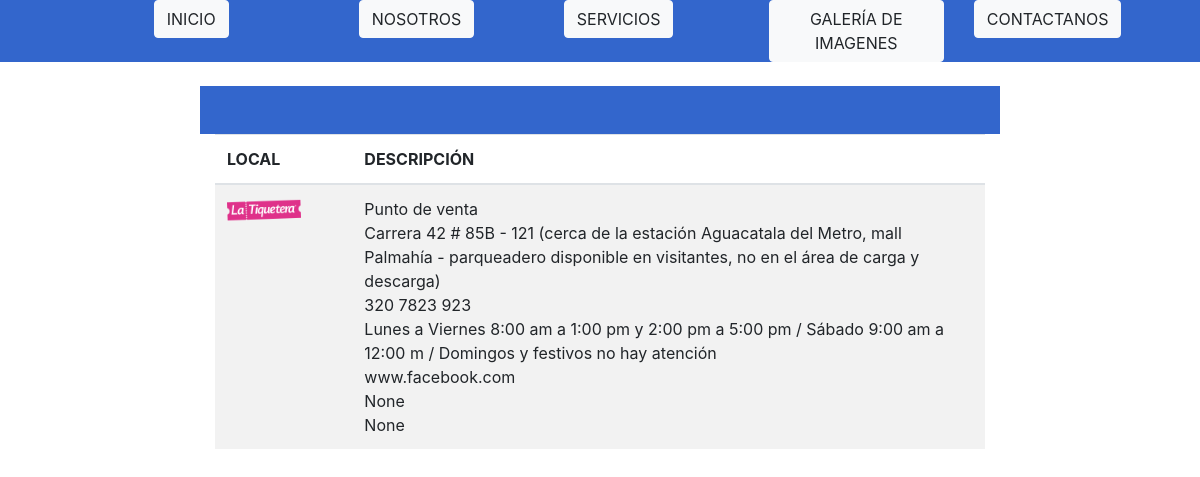
The page /puntoventa/1/ on the database its author committed.
### users/models.py (models this page shows, shortened)
class Puntosventa(models.Model):
    name = models.CharField(max_length=30, blank=True, verbose_name='Nombre de categoria')
    image = models.ImageField(verbose_name='Foto de local', upload_to='puntoventa', blank=True,
                              null=True)
    adress = models.CharField(verbose_name='Dirección', max_length=300, blank=True, null=True)
    phone_number = models.CharField(max_length=20, blank=True)
    horario = models.TextField(verbose_name='Horario', blank=True, null=True)
    facebook = models.CharField(verbose_name='Facebook', max_length=300, blank=True, null=True)
    instagram = models.CharField(verbose_name='Instagram', max_length=300, blank=True, null=True)
    twitter = models.CharField(verbose_name='Twitter', max_length=300, blank=True, null=True)
    tiktok = models.CharField(verbose_name='TIktok', max_length=300, blank=True, null=True)
    created = models.DateTimeField(auto_now_add=True)
    class Meta:
        verbose_name = 'Categoria'
        verbose_name_plural = 'Categorias'

### users/views.py (the view)
# urls.py: path('puntoventa/<int:id>/', users_views.puntoventa, name='puntoventa'),
def puntoventa(request, id):
    eventos = Eventos.objects.filter(id=id,created__lte=timezone.now()).order_by('created')
    evento = Eventos.objects.get(pk=id)
    puntoventas = evento.puntosventa.all()
    return render(request, 'user/puntoventa.html',{ 'eventos': eventos,'puntoventas':puntoventas, })

### templates/user/puntoventa.html (shortened to what this page needs)
{% load static %}
<!DOCTYPE html>
<html lang="en">
<head>
    <link rel="stylesheet" href="https://stackpath.bootstrapcdn.com/bootstrap/4.3.1/css/bootstrap.min.css">
</head>
<body>
    <div class="row justify-content-center" style="background-color: #3366CC;">
            <div class="col-md-1">
                </div>
            <div class="col-md-2">
                        <a href="/" class="btn btn-light" role="button">INICIO</a>
                </div>
          <div class="col-md-2">
                        <a href="/nosotrosaseguradora" class="btn btn-light" role="button">NOSOTROS</a>
                </div>
         <div class="col-md-2">
                        <a href="/servicioaseguradora" class="btn btn-light" role="button">SERVICIOS</a>
                </div>
         <div class="col-md-2">
                      <a href="/transmision" class="btn btn-light" role="button">GALERÍA DE IMAGENES</a>
                </div>
        <div class="col-md-2">
                        <a href="/CONTACTANOS" class="btn btn-light" role="button">CONTACTANOS</a>
                </div>
            </div>
<br/>
  <div class="col-sm-12">
     <div class="row ">
         <div class="col-sm-2">
             </div>
         <div class="col-sm-8">
         <table class="table table-striped">
  <thead>
    <tr>
      <th scope="col">LOCAL</th>
      <th scope="col">DESCRIPCIÓN </th>
    </tr>
  </thead>
  <tbody>
   {% for puntoventa in puntoventas %}
    <tr>
      <td><img src= "http://127.0.0.1:8000/media/{{puntoventa.image}}" width="65%" /></td>
      <td>{{puntoventa.name}}
          <br/>
          {{puntoventa.adress}}
          <br/>
          {{puntoventa.phone_number}}
          <br/>
          {{puntoventa.horario}}
          <br/>
           {{puntoventa.facebook}}
          <br/>
          {{puntoventa.instagram}}
          <br/>
          {{puntoventa.twitter}}
          <br/>
      </td>
    </tr>
{% endfor %}
    </div>
         </div>
      </div>
<div class="row justify-content-center" style="background-color: #3366CC;">
        <br/>
        <br/>
</div>
</body>
</html>

### rows shown on the page
Puntosventa: image (picture), name "Punto de venta", adress "Carrera 42 # 85B - 121 (cerca de la estación Aguacatala del Metro, mall Palmahía - parqueadero disponible en visitantes, no en el área de carga y descarga)", phone_number "320 7823 923", horario "Lunes a Viernes 8:00 am a 1:00 pm y 2:00 pm a 5:00 pm / Sábado 9:00 am a 12:00 m / Domingos y festivos no hay atención", facebook "www.facebook.com", instagram "None", twitter "None"
